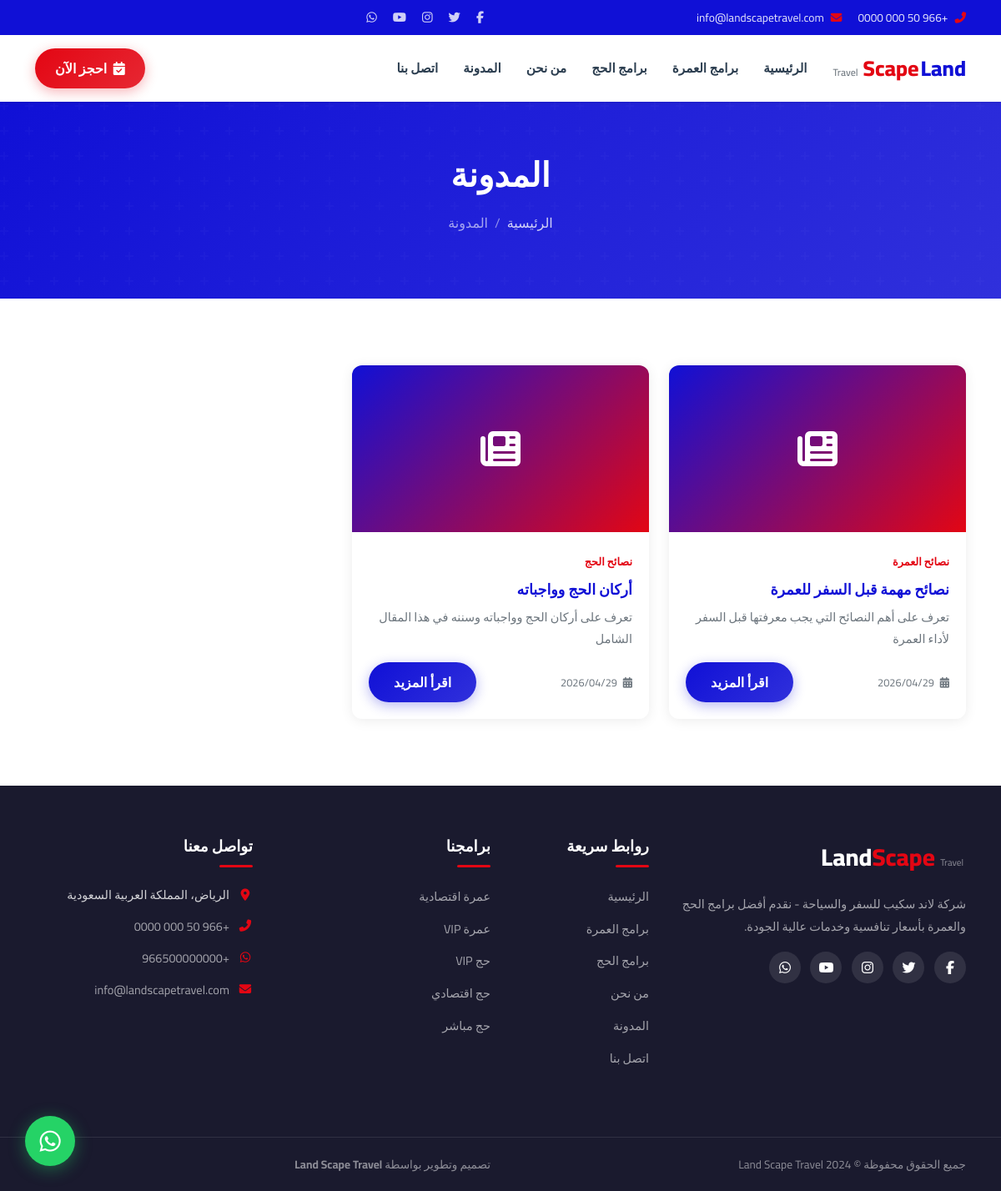
Page /blog on the committed database.
### tables this page shows
CREATE TABLE `menus` (
    `id` INT AUTO_INCREMENT PRIMARY KEY,
    `title` VARCHAR(200) NOT NULL,
    `url` VARCHAR(500) NOT NULL,
    `parent_id` INT DEFAULT NULL,
    `sort_order` INT DEFAULT 0,
    `is_active` TINYINT(1) DEFAULT 1,
    `target` VARCHAR(20) DEFAULT '_self',
    `created_at` TIMESTAMP DEFAULT CURRENT_TIMESTAMP,
    `updated_at` TIMESTAMP DEFAULT CURRENT_TIMESTAMP ON UPDATE CURRENT_TIMESTAMP
);

CREATE TABLE `articles` (
    `id` INT AUTO_INCREMENT PRIMARY KEY,
    `title` VARCHAR(500) NOT NULL,
    `slug` VARCHAR(500) NOT NULL UNIQUE,
    `category_id` INT,
    `image` VARCHAR(500),
    `excerpt` TEXT,
    `content` LONGTEXT,
    `author` VARCHAR(100),
    `meta_title` VARCHAR(300),
    `meta_description` TEXT,
    `is_published` TINYINT(1) DEFAULT 0,
    `views` INT DEFAULT 0,
    `created_at` TIMESTAMP DEFAULT CURRENT_TIMESTAMP,
    `updated_at` TIMESTAMP DEFAULT CURRENT_TIMESTAMP ON UPDATE CURRENT_TIMESTAMP,
    FOREIGN KEY (`category_id`) REFERENCES `categories`(`id`) ON DELETE SET NULL
);

CREATE TABLE `categories` (
    `id` INT AUTO_INCREMENT PRIMARY KEY,
    `name` VARCHAR(200) NOT NULL,
    `slug` VARCHAR(200) NOT NULL UNIQUE,
    `type` ENUM('hajj', 'umrah', 'blog') DEFAULT 'umrah',
    `description` TEXT,
    `sort_order` INT DEFAULT 0,
    `is_active` TINYINT(1) DEFAULT 1,
    `created_at` TIMESTAMP DEFAULT CURRENT_TIMESTAMP,
    `updated_at` TIMESTAMP DEFAULT CURRENT_TIMESTAMP ON UPDATE CURRENT_TIMESTAMP
);

### config/config.php (called while the page is built, shortened)
<?php
function getSetting(string $key, string $default = ''): string {
    static $settings = null;
    if ($settings === null) {
        try {
            $db = getDB();
            $stmt = $db->query("SELECT setting_key, setting_value FROM settings");
            $settings = [];
            while ($row = $stmt->fetch()) {
                $settings[$row['setting_key']] = $row['setting_value'];
            }
        } catch (PDOException $e) {
            return $default;
        }
    }
    return $settings[$key] ?? $default;
}
function clean(string $data): string {
    return htmlspecialchars(trim($data), ENT_QUOTES, 'UTF-8');
}
function getMenus(): array {
    try {
        $db = getDB();
        $stmt = $db->query("SELECT * FROM menus WHERE is_active = 1 ORDER BY sort_order ASC");
        return $stmt->fetchAll();
    } catch (PDOException $e) {
        return [];
    }
}
function getArticles(int $limit = 0): array {
    try {
        $db = getDB();
        $sql = "SELECT a.*, c.name as category_name FROM articles a LEFT JOIN categories c ON a.category_id = c.id WHERE a.is_published = 1 ORDER BY a.created_at DESC";
        $stmt = $db->query($sql);
        return $stmt->fetchAll();
    } catch (PDOException $e) {
        return [];
    }
}

### pages/blog.php (the view, shortened to what this page needs)
<?php
$articles = getArticles();
include __DIR__ . '/../includes/header.php';
?>
<section class="page-header">
    <div class="container">
        <h1 data-aos="fade-up">المدونة</h1>
        <nav aria-label="breadcrumb" data-aos="fade-up" data-aos-delay="100">
            <ol class="breadcrumb">
                <li class="breadcrumb-item"><a href="<?= BASE_URL ?>">الرئيسية</a></li>
                <li class="breadcrumb-item active">المدونة</li>
            </ol>
        </nav>
    </div>
</section>
<section class="section-padding">
    <div class="container">
        <div class="row g-4">
            <?php if (count($articles) > 0): ?>
                <?php foreach ($articles as $index => $article): ?>
                <div class="col-md-6 col-lg-4" data-aos="fade-up" data-aos-delay="<?= ($index % 3) * 100 ?>">
                    <div class="blog-card">
                        <div class="blog-img">
                            <?php if ($article['image'] && file_exists($article['image'])): ?>
                                <img src="<?= clean($article['image']) ?>" alt="<?= clean($article['title']) ?>">
                            <?php else: ?>
                                <div class="placeholder-img" style="min-height:200px"><i class="fas fa-newspaper"></i></div>
                            <?php endif; ?>
                        </div>
                        <div class="blog-body">
                            <span class="blog-category"><?= clean($article['category_name'] ?? '') ?></span>
                            <h5 class="blog-title">
                                <a href="<?= BASE_URL ?>article/<?= clean($article['slug']) ?>"><?= clean($article['title']) ?></a>
                            </h5>
                            <p class="blog-excerpt"><?= clean($article['excerpt']) ?></p>
                            <div class="d-flex justify-content-between align-items-center">
                                <span class="blog-date">
                                    <i class="fas fa-calendar-alt me-1"></i>
                                    <?= date('Y/m/d', strtotime($article['created_at'])) ?>
                                </span>
                                <a href="<?= BASE_URL ?>article/<?= clean($article['slug']) ?>" class="btn btn-gradient-blue btn-sm">
                                    اقرأ المزيد
                                </a>
                            </div>
                        </div>
                    </div>
                </div>
                <?php endforeach; ?>
            <?php endif; ?>
        </div>
    </div>
</section>
<?php include __DIR__ . '/../includes/footer.php'; ?>

### includes/header.php (shortened to what this page needs)
<?php
require_once __DIR__ . '/../config/config.php';
$siteName = getSetting('site_name', 'Land Scape Travel');
$menus = getMenus();
?>
<!DOCTYPE html>
<html lang="ar" dir="rtl">
<head>
    <link href="https://cdn.jsdelivr.net/npm/bootstrap@5.3.3/dist/css/bootstrap.rtl.min.css" rel="stylesheet">
    <link rel="stylesheet" href="https://cdnjs.cloudflare.com/ajax/libs/font-awesome/6.5.1/css/all.min.css">
    <link href="https://unpkg.com/aos@2.3.1/dist/aos.css" rel="stylesheet">
    <link rel="stylesheet" href="https://cdn.jsdelivr.net/npm/swiper@11/swiper-bundle.min.css">
    <link rel="stylesheet" href="<?= BASE_URL ?>assets/css/style.css">
</head>
<body>
<div class="top-bar">
    <div class="container">
        <div class="row align-items-center">
            <div class="col-md-6">
                <div class="top-bar-info">
                    <span><i class="fas fa-phone-alt"></i> <?= clean(getSetting('phone')) ?></span>
                    <span class="mx-3"><i class="fas fa-envelope"></i> <?= clean(getSetting('email')) ?></span>
                </div>
            </div>
            <div class="col-md-6 text-start">
                <div class="top-bar-social">
                    <?php if ($fb = getSetting('facebook')): ?>
                        <a href="<?= clean($fb) ?>" target="_blank"><i class="fab fa-facebook-f"></i></a>
                    <?php endif; ?>
                    <?php if ($tw = getSetting('twitter')): ?>
                        <a href="<?= clean($tw) ?>" target="_blank"><i class="fab fa-twitter"></i></a>
                    <?php endif; ?>
                    <?php if ($ig = getSetting('instagram')): ?>
                        <a href="<?= clean($ig) ?>" target="_blank"><i class="fab fa-instagram"></i></a>
                    <?php endif; ?>
                    <?php if ($yt = getSetting('youtube')): ?>
                        <a href="<?= clean($yt) ?>" target="_blank"><i class="fab fa-youtube"></i></a>
                    <?php endif; ?>
                    <?php if ($wa = getSetting('whatsapp')): ?>
                        <a href="https://wa.me/<?= clean($wa) ?>" target="_blank"><i class="fab fa-whatsapp"></i></a>
                    <?php endif; ?>
                </div>
            </div>
        </div>
    </div>
</div>
<nav class="navbar navbar-expand-lg navbar-light bg-white sticky-top shadow-sm">
    <div class="container">
        <a class="navbar-brand" href="<?= BASE_URL ?>">
            <span class="brand-text">
                <span class="brand-land">Land</span><span class="brand-scape">Scape</span>
                <small>Travel</small>
            </span>
        </a>
        <div class="collapse navbar-collapse" id="mainNav">
            <ul class="navbar-nav me-auto mb-2 mb-lg-0">
                <?php foreach ($menus as $menu): ?>
                    <li class="nav-item">
                        <a class="nav-link" href="<?= clean($menu['url']) ?>"><?= clean($menu['title']) ?></a>
                    </li>
                <?php endforeach; ?>
            </ul>
            <a href="<?= BASE_URL ?>booking" class="btn btn-gradient-red btn-sm px-4">
                <i class="fas fa-calendar-check me-1"></i> احجز الآن
            </a>
        </div>
    </div>
</nav>

### assets/css/style.css (style rules this page uses)
:root { --primary-blue: #1010D6; --primary-red: #E30613; --primary-red-dark: #c00510; --primary-blue-dark: #0c0ca8; --white: #ffffff; --light-gray: #f8f9fa; --medium-gray: #e9ecef; --dark-gray: #343a40; --text-color: #2c3e50; --text-muted: #6c757d; --shadow: 0 2px 15px rgba(0, 0, 0, 0.08); --shadow-hover: 0 8px 30px rgba(0, 0, 0, 0.15); --radius: 12px; --transition: all 0.3s ease; }
* { margin: 0; padding: 0; box-sizing: border-box; }
body { font-family: 'Cairo', sans-serif; color: var(--text-color); background: var(--white); line-height: 1.8; direction: rtl; text-align: right; }
a { text-decoration: none; color: var(--primary-blue); transition: var(--transition); }
h1, h2, h3, h4, h5, h6 { font-weight: 700; line-height: 1.4; }
.section-padding { padding: 80px 0; }
.btn-gradient-red { background: linear-gradient(135deg, var(--primary-red), var(--primary-red-dark)); color: var(--white) !important; border: none; border-radius: 50px; padding: 12px 30px; font-weight: 600; font-size: 1rem; box-shadow: 0 4px 15px rgba(227, 6, 19, 0.3); transition: var(--transition); cursor: pointer; }
.btn-gradient-blue { background: linear-gradient(135deg, var(--primary-blue), var(--primary-blue-dark)); color: var(--white) !important; border: none; border-radius: 50px; padding: 12px 30px; font-weight: 600; font-size: 1rem; box-shadow: 0 4px 15px rgba(16, 16, 214, 0.3); transition: var(--transition); cursor: pointer; }
.top-bar { background: var(--primary-blue); color: var(--white); padding: 8px 0; font-size: 0.85rem; }
.top-bar-info span { color: rgba(255,255,255,0.9); }
.top-bar-info i { margin-left: 5px; color: var(--primary-red); }
.top-bar-social a { color: rgba(255,255,255,0.8); margin: 0 8px; font-size: 0.9rem; transition: var(--transition); }
.navbar { padding: 12px 0; z-index: 1000; }
.brand-text { display: flex; align-items: baseline; gap: 2px; font-size: 1.6rem; font-weight: 800; }
.brand-land { color: var(--primary-blue); }
.brand-scape { color: var(--primary-red); }
.brand-text small { font-size: 0.75rem; color: var(--text-muted); font-weight: 500; margin-right: 4px; }
.navbar-nav .nav-link { color: var(--text-color) !important; font-weight: 600; font-size: 0.95rem; padding: 8px 15px !important; position: relative; transition: var(--transition); }
.navbar-nav .nav-link::after { content: ''; position: absolute; bottom: 0; right: 15px; left: 15px; height: 3px; background: var(--primary-red); border-radius: 2px; transform: scaleX(0); transition: var(--transition); }
.page-header { background: linear-gradient(135deg, var(--primary-blue), var(--primary-blue-dark)); padding: 60px 0; text-align: center; color: var(--white); position: relative; overflow: hidden; }
.page-header::before { content: ''; position: absolute; inset: 0; opacity: 0.5; }
.page-header h1 { font-size: 2.5rem; font-weight: 800; position: relative; z-index: 1; }
.page-header .breadcrumb { justify-content: center; position: relative; z-index: 1; margin-top: 15px; }
.page-header .breadcrumb-item a { color: rgba(255,255,255,0.8); }
.page-header .breadcrumb-item.active { color: rgba(255,255,255,0.6); }
.breadcrumb-item + .breadcrumb-item::before { color: rgba(255,255,255,0.5); }
.blog-card { background: var(--white); border-radius: var(--radius); overflow: hidden; box-shadow: var(--shadow); transition: var(--transition); height: 100%; }
.blog-card .blog-img { height: 200px; overflow: hidden; }
.blog-card .blog-body { padding: 20px; }
.blog-card .blog-category { color: var(--primary-red); font-size: 0.8rem; font-weight: 600; text-transform: uppercase; }
.blog-card .blog-title { font-size: 1.1rem; font-weight: 700; margin: 8px 0; color: var(--text-color); }
.blog-card .blog-excerpt { color: var(--text-muted); font-size: 0.9rem; margin-bottom: 15px; }
.blog-card .blog-date { color: var(--text-muted); font-size: 0.8rem; }
.placeholder-img { background: linear-gradient(135deg, var(--primary-blue), var(--primary-red)); display: flex; align-items: center; justify-content: center; color: white; font-size: 3rem; width: 100%; height: 100%; min-height: 200px; }

### rows in the picture
menus: title "الرئيسية"
menus: title "برامج العمرة"
menus: title "برامج الحج"
menus: title "من نحن"
menus: title "المدونة"
menus: title "اتصل بنا"
articles: category.name "نصائح العمرة", title "نصائح مهمة قبل السفر للعمرة", excerpt "تعرف على أهم النصائح التي يجب معرفتها قبل السفر لأداء العمرة", created_at "2026/04/29"
articles: category.name "نصائح الحج", title "أركان الحج وواجباته", excerpt "تعرف على أركان الحج وواجباته وسننه في هذا المقال الشامل", created_at "2026/04/29"

### other values in the picture
getSetting('phone') "+966 50 000 0000"
getSetting('email') "info@landscapetravel.com"
getSetting('address') "الرياض، المملكة العربية السعودية"
getSetting('whatsapp') "+966500000000"
